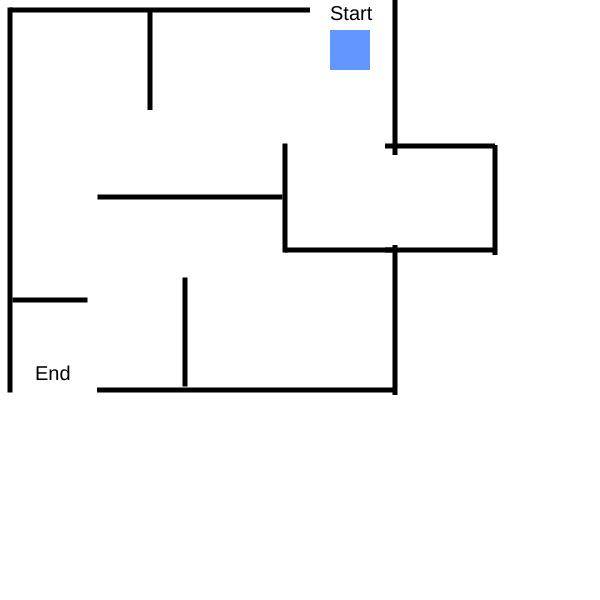
Frame 1 (no input)
Frame 60 (no input): identical to frame 1, image omitted
Frame 120 (the mouse pressed at the canvas centre since frame 60): identical to frame 1, image omitted

The p5.js sketch that drew this single still picture (run headless with seeded random() and noise() and a simulated clock; from frame 60 on, the mouse is pressed at the canvas centre):

// p5.js sketch
// ── sketch.js
/* VARIABLES */
let player, walls;
let gameWon = false;

/* SETUP RUNS ONCE */
function setup() {
  createCanvas(600, 600);

  // Create player
  player = {
    x: 350,
    y: 50,
    w: 40,
    h: 40,
    speed: 4,
  };

  // Create maze walls
  walls = [];

  walls.push({ x: 10, y: 200, w: 5, h: 385 }); // Left Wall

  walls.push({ x: 160, y: 10, w: 300, h: 5 }); // Top Line
  walls.push({ x: 150, y: 60, w: 5, h: 100 }); // Top Middle Line
  walls.push({ x: 190, y: 197, w: 185, h: 5 }); // Middle Line

  walls.push({ x: 285, y: 198, w: 5, h: 109 }); // Right Wall 02
  walls.push({ x: 395, y: 5, w: 5, h: 300 }); // Right Wall 01.1
  walls.push({ x: 395, y: 320, w: 5, h: 150 }); // Right Wall 01.2
  walls.push({ x: 495, y: 200, w: 5, h: 110 }); // Right Wall 03

  walls.push({ x: 185, y: 332, w: 5, h: 109 }); // Bottom Middle Line
  // walls.push({ x: 340, y: 146, w: 110, h: 5 }); // Bottom Line 04
  walls.push({ x: 340, y: 250, w: 110, h: 5 }); // Bottom Line 03
  walls.push({ x: 440, y: 250, w: 110, h: 5 }); // Bottom Line 05
  walls.push({ x: 440, y: 146, w: 110, h: 5 }); // Bottom Line 05
  walls.push({ x: 50, y: 300, w: 75, h: 5 }); // Bottom Line 02
  walls.push({ x: 247, y: 390, w: 300, h: 5 }); // Bottom Line Main
}

/* DRAW LOOP REPEATS */
function draw() {
  background(255);

  if (!gameWon) {
    let moveX = 0;
    let moveY = 0;

    // =================================
    // PART 1: PLAYER MOVEMENT
    // =================================

    // Check if the LEFT_ARROW is pressed.
    if (keyIsDown(LEFT_ARROW)) {
      moveX = -player.speed;
    }

    // Check if the RIGHT_ARROW is pressed.

    if (keyIsDown(RIGHT_ARROW)) {
      moveX = player.speed;
    }
    // Check if the UP_ARROW is pressed.

    if (keyIsDown(UP_ARROW)) {
      moveY = -player.speed;
    }
    // Check if the DOWN_ARROW is pressed.

    if (keyIsDown(DOWN_ARROW)) {
      moveY = player.speed;
    }

    // Create horizontal movement.

    player.x += moveX;

    // Create vertical movement.

    player.y += moveY;

    // =================================
    // PART 2: WALL COLLISION
    // =================================

    // If touching the wall move the player horizontally.
    if (touchingWall()) {
      player.x -= moveX;
    }
    // If touching the wall move the player vertically.
    if (touchingWall()) {
      player.y -= moveY;
    }

    // =================================
    // PART 3: CANVAS BOUNDARIES
    // =================================

    // Prevent the player from leaving the canvas.
    player.x = constrain(player.x, player.w / 2, width - player.w / 2);
    player.y = constrain(player.y, player.h / 2, height - player.h / 2);
    // =================================
    // PART 4: WIN CONDITION
    // =================================

    // Check if the player reaches the End.
    if (player.x < 100 && player.y > 380) {
      gameWon = true;
    }
  }

  // =================================
  // DRAW MAZE
  // =================================

  fill(0);
  noStroke();
  rectMode(CENTER);

  for (let wall of walls) {
    rect(wall.x, wall.y, wall.w, wall.h);
  }

  // Draw player
  fill(100, 150, 255);
  rect(player.x, player.y, player.w, player.h);

  // Draw Start and End
  fill(0);
  textSize(20);
  textAlign(LEFT);
  text("Start", 330, 20);
  text("End", 35, 380);

  // =================================
  // PART 5: WIN MESSAGE
  // =================================

  // Display "You Win!" when the game is won.
  if (gameWon) {
    fill(0, 128, 0);
    textSize(30);
    textAlign(CENTER);
    text("You Win! You earn a soda", width / 2, height / 2);
  }
} // END DRAW

/* WALL COLLISION DETECTION */

// TODO: Create a function called touchingWall().
function touchingWall() {
  for (let wall of walls) {
    if (
      player.x + player.w / 2 >= wall.x - wall.w / 2 &&
      player.x - player.w / 2 <= wall.x + wall.w / 2 &&
      player.y + player.h / 2 >= wall.y - wall.h / 2 &&
      player.y - player.h / 2 <= wall.y + wall.h / 2
    ) {
      return true;
    }
  }
  return false;
}
